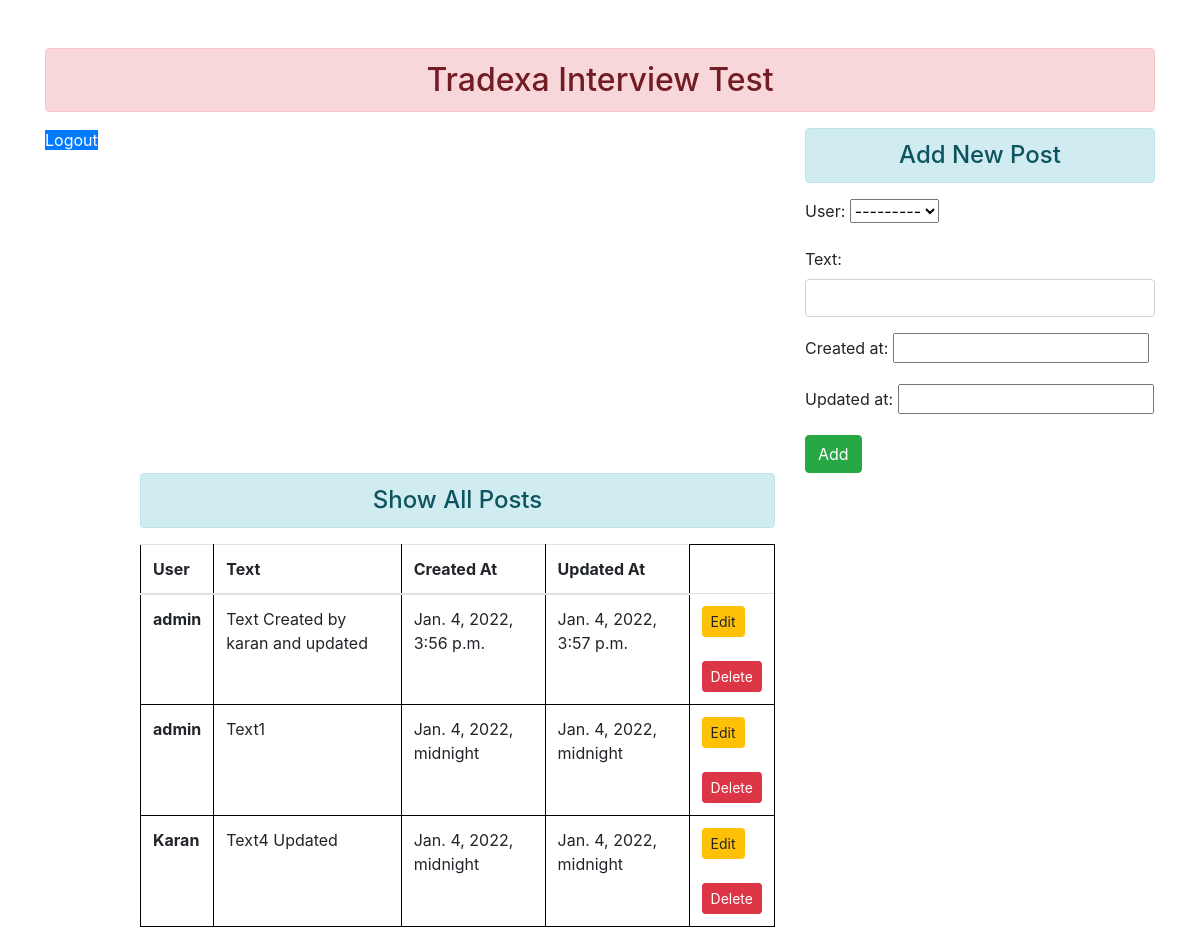
The app's page / (signed in) with its own data.
### User/models.py (models this page shows)
class Post(models.Model):
    user = models.ForeignKey(User, on_delete= models.PROTECT)
    text = models.TextField()
    created_at = models.DateTimeField(null=True, blank=True)
    updated_at = models.DateTimeField(null=True, blank=True)

### User/views.py (the view, shortened to what this page needs)
# urls.py: path('', views.PostAddShowView.as_view(), name='addPost'),
@method_decorator(login_required, name='dispatch')
class PostAddShowView(TemplateView):
  template_name = 'addPost.html'
  def get_context_data(self, *args, **kwargs):
    context = super().get_context_data(**kwargs)
    fm = PostRegistration()
    posts = Post.objects.all()
    context = {'posts':posts, 'form':fm}
    return context

### User/forms.py
class PostRegistration(forms.ModelForm):
    created_at = forms.DateTimeField()
    updated_at = forms.DateTimeField()
    class Meta:
        model = Post
        fields = ['user','text','created_at','updated_at']
        labels = {'user':'User','text':'Text','created_at':'Created_At','updated_at':'Updated_At'}
        widgets = {
            'text': forms.TextInput(attrs={'class':'form-control'}),
            'created_at': forms.DateTimeInput(attrs={'class':'form-control'}),
            'updated_at': forms.DateTimeInput(attrs={'class':'form-control'}),
            }

### User/templates/addPost.html (shortened to what this page needs)
{% extends 'base.html' %}
{% block content %}
<div class="row">
    <div class="col-sm-8">
    <a class="btn-primary" href="{% url 'logout' %}">Logout</a>
    </div>
 <div class="col-sm-4">
  <h4 class="text-center alert alert-info">Add New Post</h4>
  <form action="" method="POST">
   {{form.as_p}}
   <input type="submit" class="btn btn-success" value="Add">
  </form>
 </div>
 <div class="col-sm-7 offset-1">
  <h4 class="text-center alert alert-info">Show All Posts</h4>
  {% if posts %}
   <table class="table table-hover">
     <thead>
       <tr>
         <th scope="col">User</th>
         <th scope="col">Text</th>
         <th scope="col">Created At</th>
         <th scope="col">Updated At</th>
       </tr>
     </thead>
     <tbody>
      {% for post in posts %}
       <tr>
         <th scope="row">{{post.user}}</th>
         <td>{{post.text}}</td>
         <td>{{post.created_at}}</td>
         <td>{{post.updated_at}}</td>
         <td>
         <a href="{% url 'updatedata' post.id %}" class="btn btn-warning btn-sm">Edit</a><br><br>
         <form action="{% url 'deletedata' post.id %}" method="post" class="d-inline"> {% csrf_token %}
          <input type="submit" class="btn btn-danger btn-sm" value="Delete">
         </form>
         </td>
       </tr>
      {% endfor %}
     </tbody>
   </table>
  {% else %}
   <h4 class="text-center alert alert-warning">No Records</h4>
  {% endif %}
 </div>
</div>
{% endblock content %}

### User/templates/base.html (shortened to what this page needs)
<!DOCTYPE html>
{% load static %}
<html lang="en">
<head>
 <link rel="stylesheet" href="{% static 'User/css/bootstrap.css' %}">
</head>
<body>
 <div class="container mt-5">
  <h2 class="text-center alert alert-danger">Tradexa Interview Test</h2>
  {% block content %} {% endblock content %}
 </div>
</body>
</html>

### User/templates/base.html (style rules this page uses)
table, td, th { border: 1px solid black; }

### records on screen
Post: user "admin", text "Text Created by karan and updated", created_at "Jan. 4, 2022, 3:56 p.m.", updated_at "Jan. 4, 2022, 3:57 p.m."
Post: user "admin", text "Text1", created_at "Jan. 4, 2022, midnight", updated_at "Jan. 4, 2022, midnight"
Post: user "Karan", text "Text4 Updated", created_at "Jan. 4, 2022, midnight", updated_at "Jan. 4, 2022, midnight"
